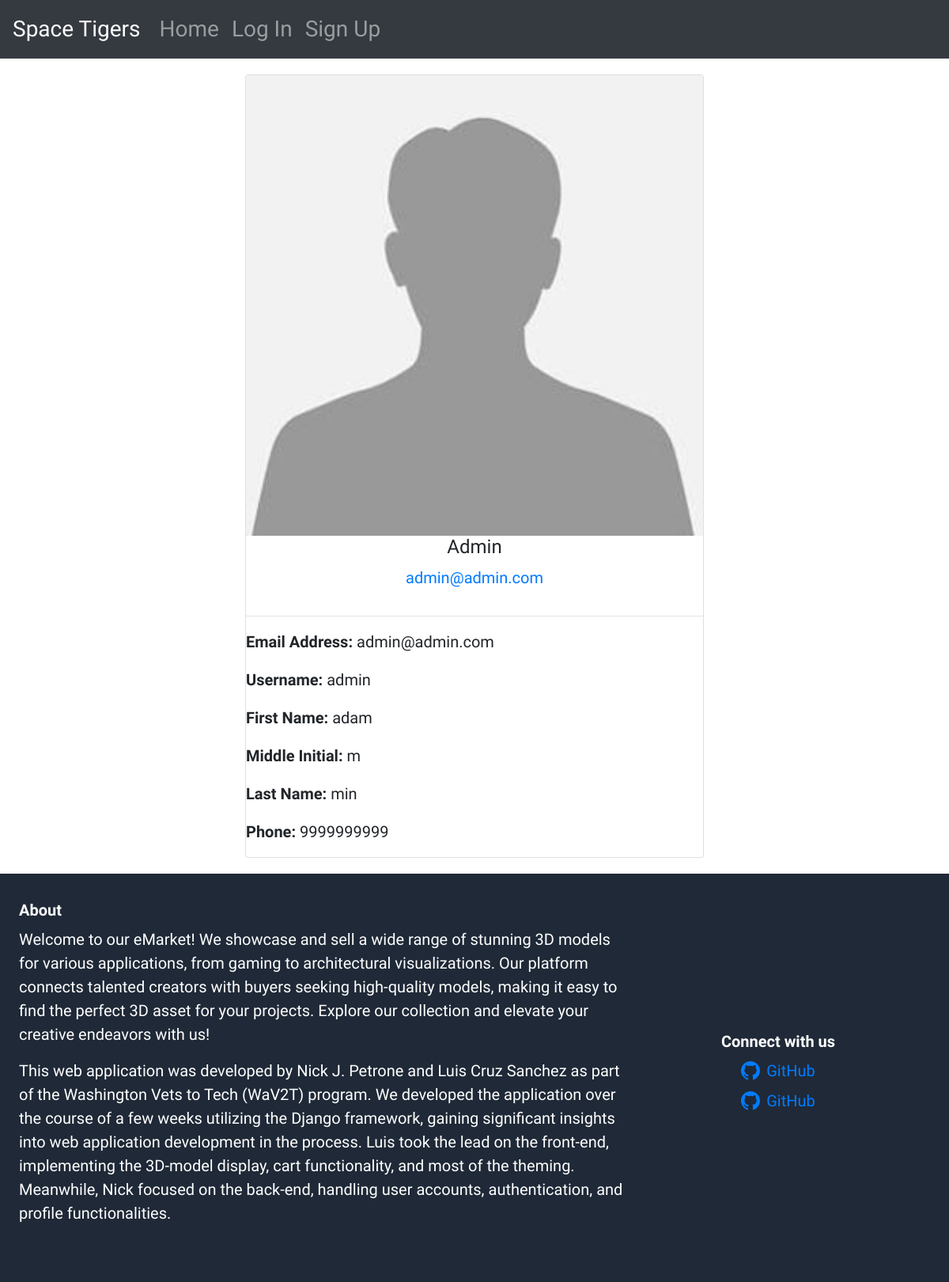
The app's page /accounts/profile2/1/ with its own data.
### accounts/models.py (models this page shows, shortened)
class Profile(models.Model):
    user = models.OneToOneField(User, on_delete=models.CASCADE)
    avatar = models.ImageField(default='avatar.jpg', upload_to='media/', blank=True, null=True)
    first_name = models.CharField(max_length=100)
    last_name = models.CharField(max_length=100)
    mi = models.CharField(max_length=1)
    email = models.EmailField()
    phone = models.CharField(max_length=15)

### accounts/views.py (the view)
# urls.py: path('profile2/<int:pk>/', views.ProfileDetailView2, name='profile2'),
def ProfileDetailView2(request, pk):
    profile = Profile.objects.get(user_id=pk)
    is_owner = profile.user == request.user
    context = {
        'profile_detail': profile,
        'is_owner': is_owner,
    }
    if is_owner:
        return redirect('profile')
    else:
        return render(request, 'accounts/profile.html', context)

### templates/accounts/profile.html (shortened to what this page needs)
{% extends 'base.html' %}
{% block content %}
<div class="center">
	<form method="POST" enctype="multipart/form-data" class="card">
		{% if request.user != profile_user %}
			<img src="{{profile_detail.avatar.url}}" alt="{{ profile_detail.username }}" class="avatar"  accept=".jpg,.jpeg,.png"/>
			<h2 class="text-center">{{ profile_detail.user | title }}</h2>
	    	<p class="text-center"><a href="mailto:{{user.email}}">{{profile_detail.email}}</a></p>
	    {% endif %}
   	    <hr>
			{% if is_owner %}
				{% if edit_mode %}
					<label for="avatar">Avatar:</label>
					<input type="file" name="avatar" id="avatar">
					<label for="email">Email Address:</label>
					<input type="email" id="email" name="email" value="{{user.email}}" />
					<label for="username">Username:</label>
					<input type="text" id="username" name="username" value="{{user.username}}" />
					<label for="first_name">First Name:</label>
					<input type="text" id="first_name" name="first_name" value="{{user.profile.first_name}}" />
					<label for="mi">Middle Initial:</label>
					<input type="text" id="mi" name="mi" value="{{user.profile.mi}}"/>
					<label for="last_name">Last Name:</label>
					<input type="text" id="last_name" name="last_name" value="{{user.profile.last_name}}" />
					<label for="phone">Phone:</label>
					<input type="text" id="phone" name="phone" value="{{user.profile.phone}}" />
					<button type="submit" class="btn btn-primary full-width">Save Changes</button>
				{% else %}
					<p><strong>Email Address:</strong> {{user.email}}</p>
					<p><strong>Username:</strong> {{user.username}}</p>
					<p><strong>First Name:</strong> {{user.profile.first_name}}</p>
					<p><strong>Middle Initial:</strong> {{user.profile.mi}}</p>
					<p><strong>Last Name:</strong> {{user.profile.last_name}}</p>
					<p><strong>Phone:</strong> {{user.profile.phone}}</p>
					<a href="?edit=true" class="btn btn-primary">Edit Profile</a>
				{% endif %}
			{% else %}
				<p><strong>Email Address:</strong> {{profile_detail.email}}</p>
				<p><strong>Username:</strong> {{profile_detail.user}}</p>
				<p><strong>First Name:</strong> {{profile_detail.first_name}}</p>
				<p><strong>Middle Initial:</strong> {{profile_detail.mi}}</p>
				<p><strong>Last Name:</strong> {{profile_detail.last_name}}</p>
				<p><strong>Phone:</strong> {{profile_detail.phone}}</p>
			{% endif %}
	</form>
</div>
{% endblock content %}

### templates/base.html (style rules this page uses)
body { font-family: 'Amatic SC', sans-serif; font-size: 20px; }
.content h2, .content h3 { font-size: 24px; }
.center { display: block; margin-left: auto; margin-right: auto; width: 50%; }

### records on screen
Profile: avatar (placeholder picture), user "Admin", email "admin@admin.com", user "admin", first_name "adam", mi "m", last_name "min", phone "9999999999"
